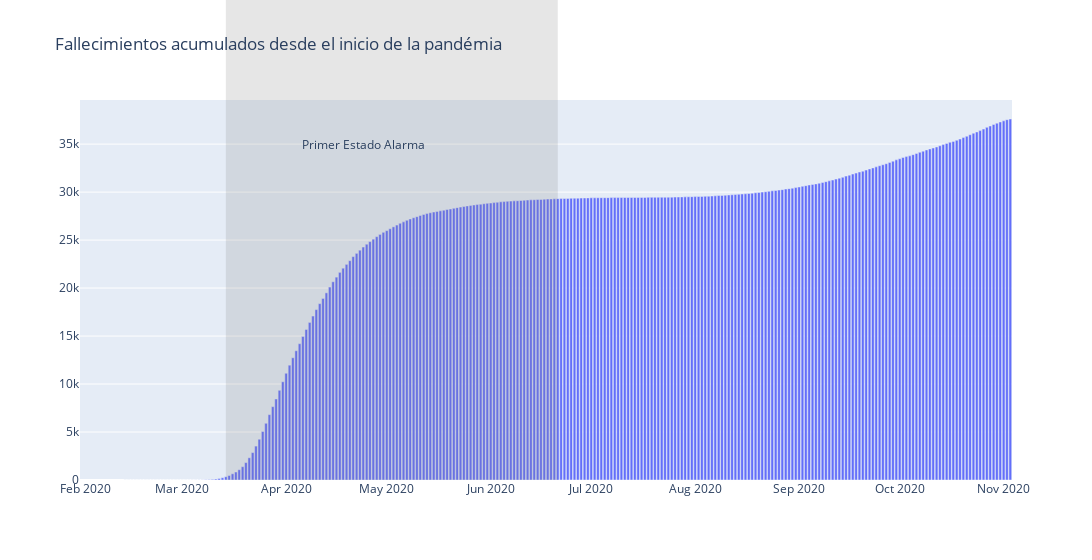

Notebook source saved alongside this figure:
### Markdown cell above
Durante la primera ola, se alcanzaron cifras diarias de más de 1000 muertos diarios positivos por COVID. Gracias al confinamiento, estas cifras fueron dismuyendo lentamente durante mayo y junio, llegando a su mínimo durante el verano. Una vez los contagios e infectados vuelven a incrementarse a finales de agosto, los fallecidos empiezan a aumentar también.

### Code cell
fig = go.Figure(data=[go.Bar(x=spain['fecha'], y=spain['deceased_accumulated'])], layout=go.Layout(title=go.layout.Title(text='Fallecimientos acumulados desde el inicio de la pandémia')))
fig.add_vrect(x0='2020-03-14', x1='2020-06-21', y1=40000, line_width=0, fillcolor='grey', opacity=0.2)
fig.add_annotation(text='Primer Estado Alarma', hovertext='Periodo de declaración del primer Estado de Alarma de la pandémia', x='2020-04-24', y=35000, showarrow=False)
fig.update_layout(width=1200)
fig.show()

### Figure 1 — Plotly figure (JSON) as saved in the notebook; plotly's stock layout.template omitted (floating-point values rounded to 4 significant figures; data arrays with more than 128 entries replaced by an {"elided": "..."} marker saying what was removed)
{"data": [{"type": "bar", "x": {"elided": "278 str values"}, "y": {"elided": "278 int values"}}], "layout": {"annotations": [{"hovertext": "Periodo de declaración del primer Estado de Alarma de la pandémia", "showarrow": false, "text": "Primer Estado Alarma", "x": "2020-04-24", "y": 35000}], "shapes": [{"fillcolor": "grey", "line": {"width": 0}, "opacity": 0.2, "type": "rect", "x0": "2020-03-14", "x1": "2020-06-21", "xref": "x", "y0": 0, "y1": 40000, "yref": "y domain"}], "title": {"text": "Fallecimientos acumulados desde el inicio de la pandémia"}, "width": 1200}}
